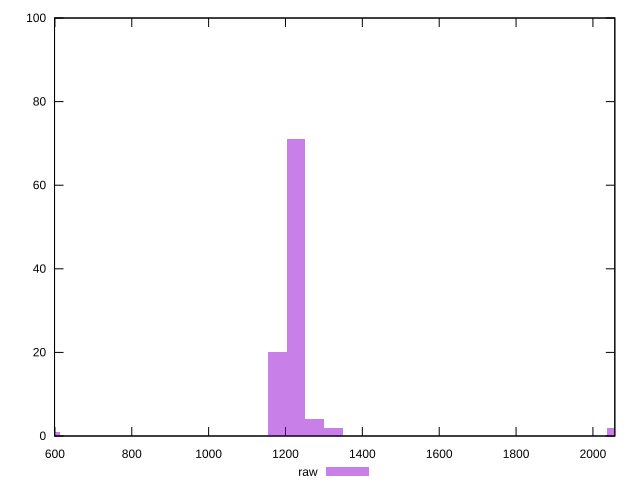

Here is the gnuplot script that generated this plot:
reset

$raw <<EOF
2062.1393019024954 2
589.1826576864273 1
1227.4638701800568 71
1178.3653153728546 20
1276.5624249872592 4
1325.6609797944616 2
EOF

set key outside below
set boxwidth 49.09855480720228
set xrange [599:2057]
set yrange [0:100]
set trange [0:100]
set style fill transparent solid 0.5 noborder
set terminal svg size 640, 490 enhanced background rgb 'white'
set output "report_00019_2021-02-10T18-14-37.922Z//render-blocking-resources/samples/pages+cached/raw/histogram.svg"

plot $raw title "raw" with boxes

reset
